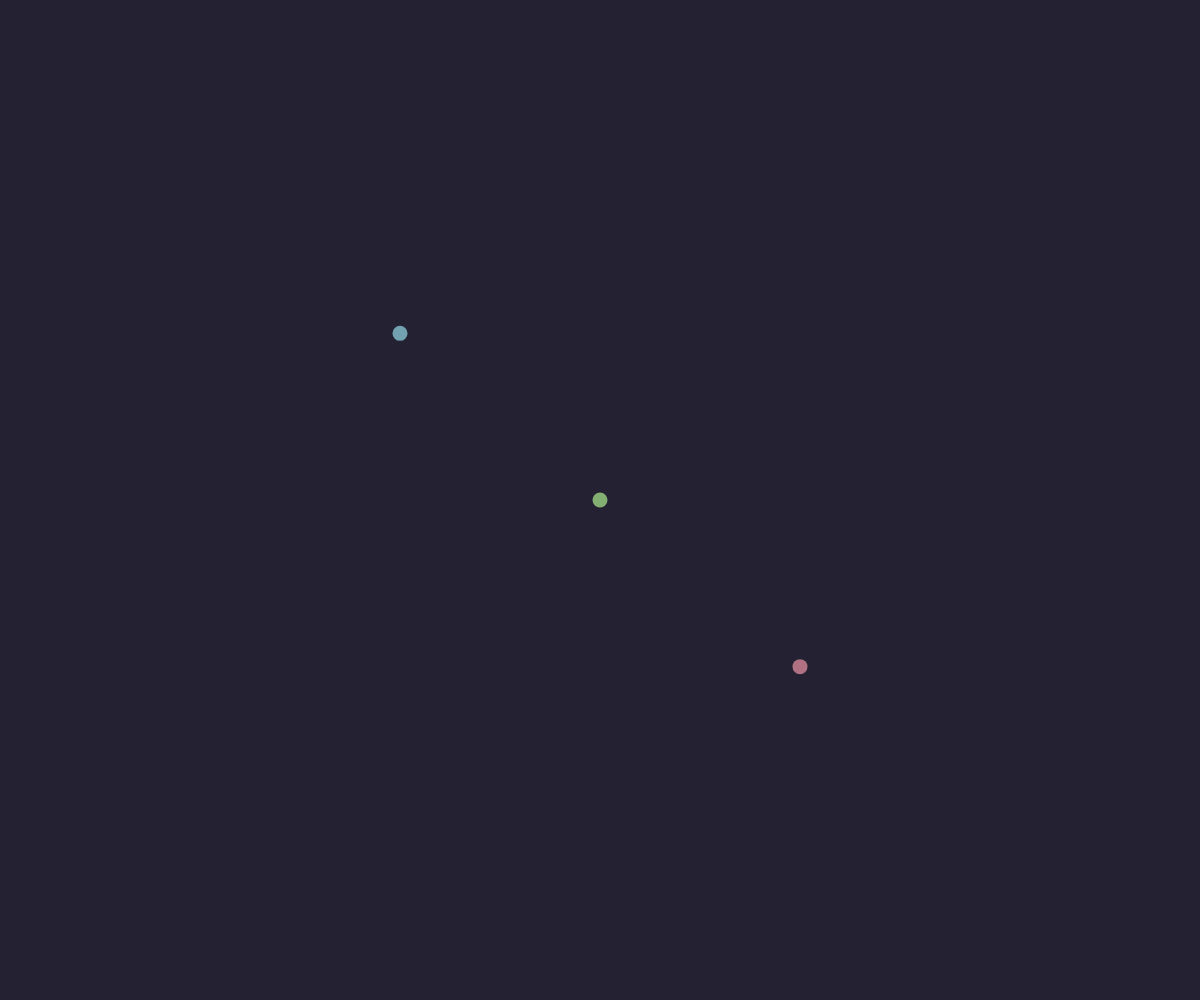
Frame 1 (no input)
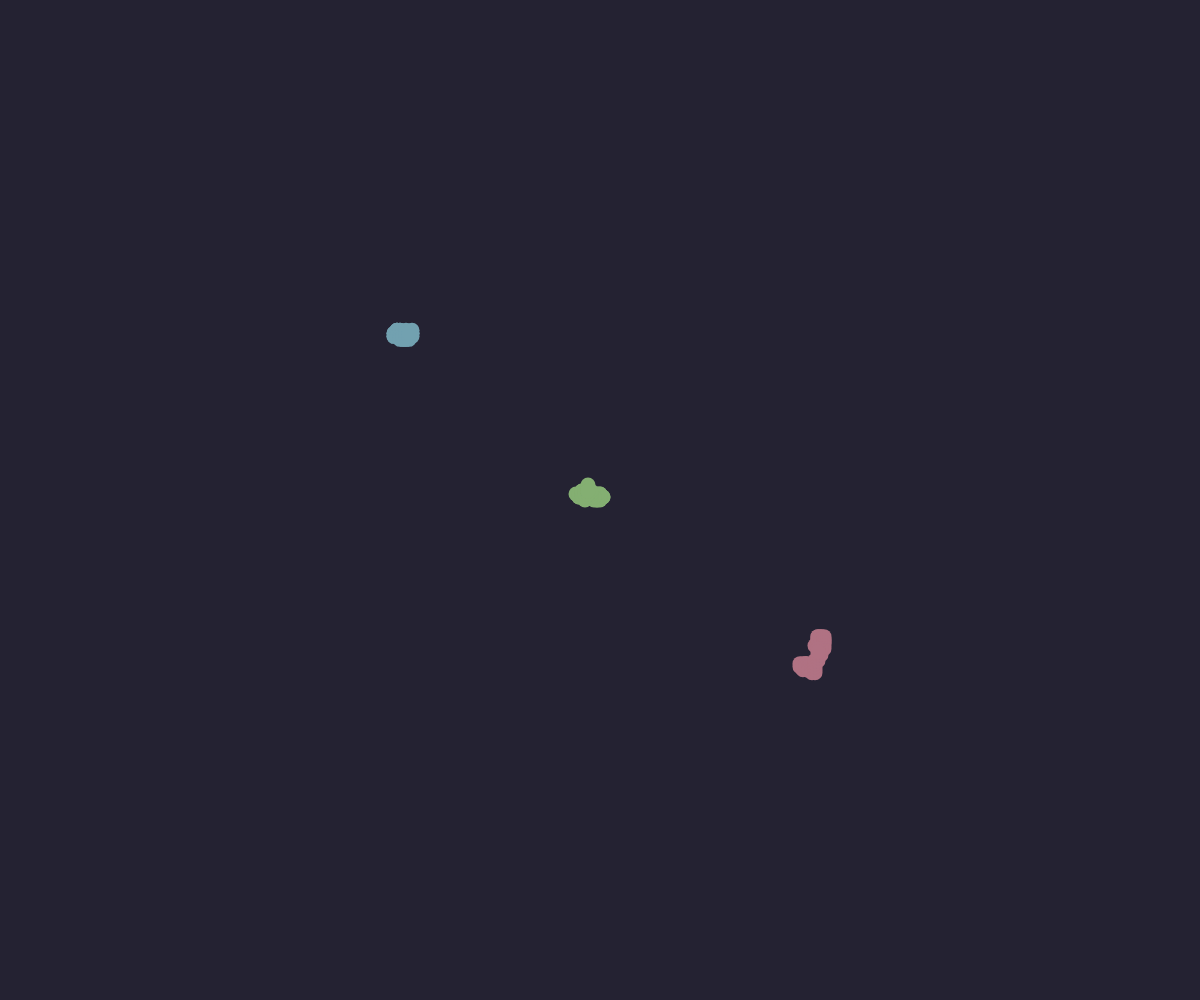
Frame 60 (no input)
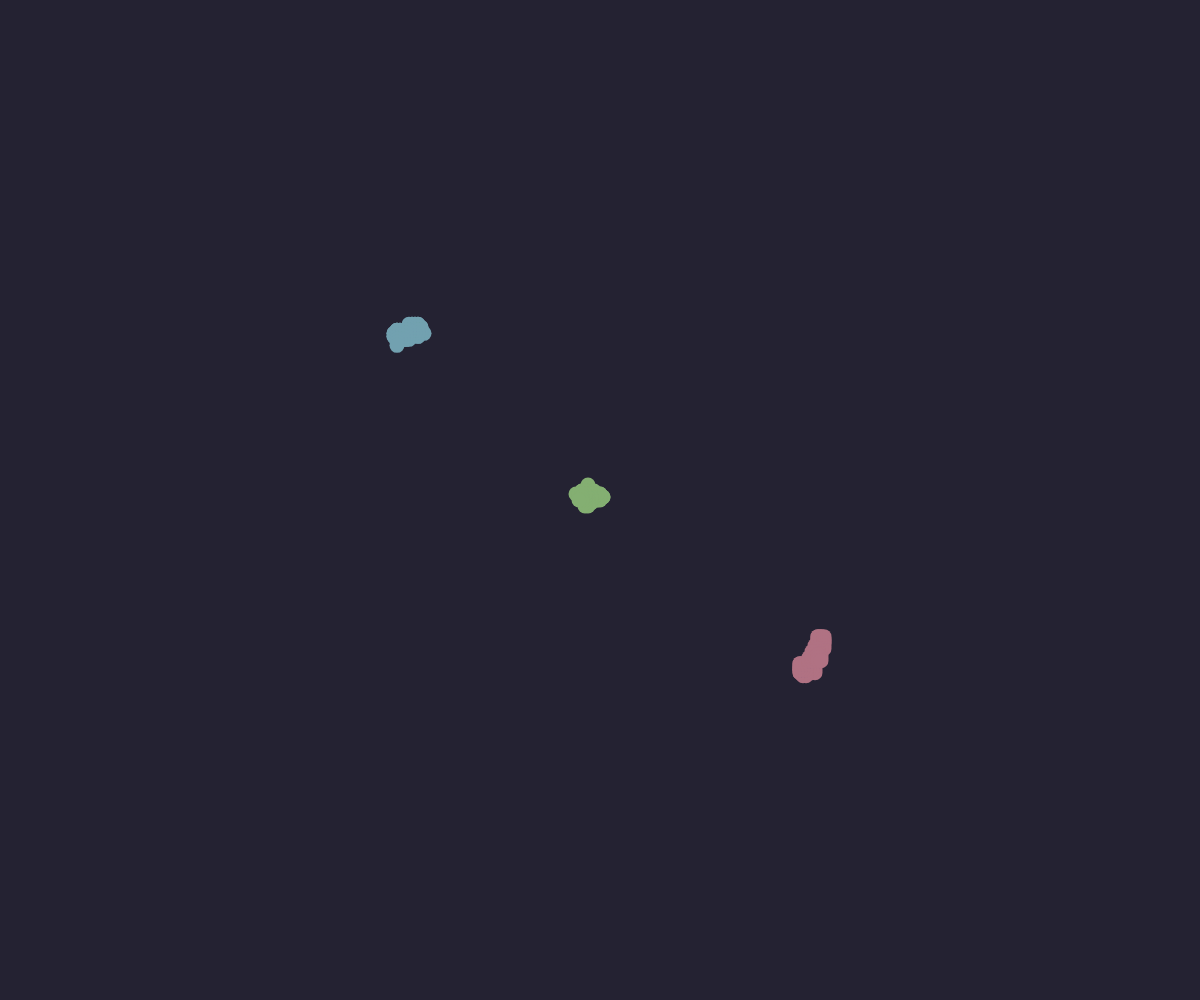
Frame 120 (the mouse pressed at the canvas centre since frame 60)

The p5.js sketch that drew these frames (run headless with seeded random() and noise() and a simulated clock; from frame 60 on, the mouse is pressed at the canvas centre):

// p5.js sketch
// ── sketch.js
// Objects Intro
// Monday, October 5th, 2020

let richard;
let april;
let victor;

function setup() {
  createCanvas(windowWidth, windowHeight);

  richard = new Walker(width/2, height/2, "#84AF72"); //in the class Walker, richard becomes 'this' in the constructor
  april = new Walker(width/3, height/3, "#72A1B0");
  victor = new Walker(width/3*2, height/3*2, "#B07283");

  noStroke();
  background("#242232");

}

function draw() {
  richard.display();
  richard.move();

  april.display();
  april.move();

  victor.display();
  victor.move();
}

//imagine that classes are like cookie cutters
class Walker { //the one and ONLY time that you will capitalize the first letter of the variable name
  constructor(x, y, theColor) { 
    this.x = x; //this means for whatever version of Walker that you've just made, this attribute is given
    this.y = y;
    this.color = theColor;
  }

  move() { //JS knows that these are all functions because it is inside a class
    let choice = random(100);
    if (choice < 25) {
      //left
      this.x -= 3;
    }
    else if (choice < 50) {
      //right
      this.x += 3;
    }
    else if (choice < 75) {
      //up
      this.y -= 3;
    }
    else {
      //down
      this.y += 3;
    }
  }

  display() {
    fill(this.color);
    circle(this.x, this.y, 15);
  }
}
